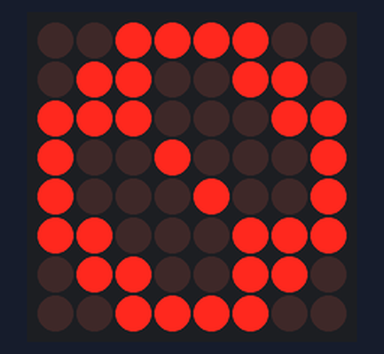
Simulated run of this program. Board: Raspberry Pi Pico running MicroPython. Parts: 8×8 LED matrix. Which way up the LED matrix modules are mounted is assumed. At 5.0 s the program stops and its outputs stay as they are.

Above: at 0.1 s.

The program:

max7219_image_test.py
```python
import max7219
from machine import Pin, SPI
from time import sleep

# SPI Setup
spi = SPI(1, baudrate=10000000, polarity=1, phase=0, sck=Pin(14), mosi=Pin(15))
ss = Pin(13, Pin.OUT)

# Set up display with 1 matrix
display = max7219.Matrix8x8(spi, ss, 1)
display.brightness(1)   # Adjust brightness 1 to 15

# Smiley face 8x8 bitmap (0 = off, 1 = on)
smiley_face = [
    [0, 0, 1, 1, 1, 1, 0, 0],  # Top row
    [0, 1, 1, 0, 0, 1, 1, 0],  # Empty row
    [1, 1, 1, 0, 0, 0, 1, 1],  # Eye row
    [1, 0, 0, 1, 0, 0, 0, 1],  # Empty row
    [1, 0, 0, 0, 1, 0, 0, 1],  # Mouth row
    [1, 1, 0, 0, 0, 1, 1, 1],  # Empty row
    [0, 1, 1, 0, 0, 1, 1, 0],  # Empty row
    [0, 0, 1, 1, 1, 1, 0, 0]   # Empty row
]

# Clear display before drawing
display.fill(0)
display.show()

# Draw smiley face on the matrix
for y in range(8):
    for x in range(8):
        # If the pixel is part of the smiley face (1), turn it on
        display.pixel(x, y, smiley_face[y][x])

# Update the display to show the smiley face
display.show()

# Keep the smiley face displayed for 5 seconds
sleep(5)
```
